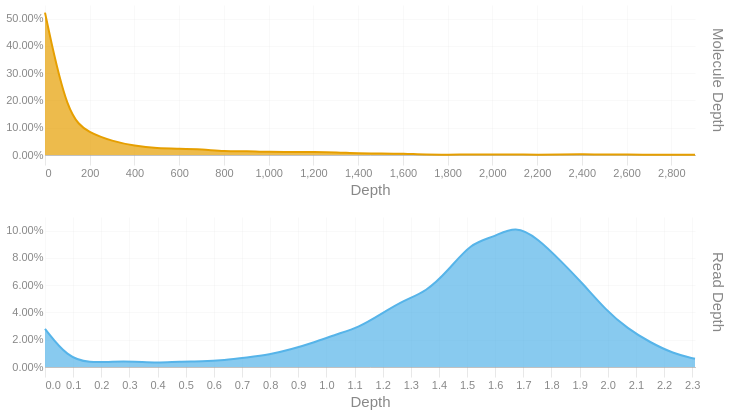

The notebook cell saved with this chart:
### Code cell
readdep = depth_hist(tb['Read Depth'], q99, 3)
readdep = readdep.with_columns(pl.lit('Read Depth').alias('Metric'))
if not SKIPLR:
    moldep = depth_hist(tb['Molecule Depth'], mol_q99, 1)
    moldep = moldep.with_columns(pl.lit('Molecule Depth').alias('Metric'))
    _hist = pl.concat([readdep, moldep])
    _hist = _hist.filter(pl.col('Proportion') != 0)
    with SafeRender(_hist):
        (
            alt.Chart(_hist)        
            .mark_area(interpolate = "basis")
            .encode(
                x=alt.X('Bin:Q').scale(domainMin=0).axis(alt.Axis(title='Depth')),
                y = alt.Y('Proportion:Q', title = None).axis(format = '.2%'),
                color = alt.Color('Metric:N').legend(None),
                row = alt.Row("Metric:N").header(title = None, labelOrient = 'right'),
                tooltip = [
                    alt.Tooltip("Metric:N", title = "Metric"),
                    alt.Tooltip('Interval:N', title = "Depth Interval"),
                    alt.Tooltip('Proportion:Q', title = "% Alignments").format('.2%')
                ]
            )
            .resolve_scale(x='independent', y='independent')
            .properties(
                height = 150, width = 650,
                usermeta={'embedOptions': {'downloadFileName': f'{samplename}.depth.hist'}}
            )
        ).display()
else:
    readdep = readdep.filter(pl.col('Proportion') != 0)
    with SafeRender(readdep):
        (
            alt.Chart(readdep)        
            .mark_area(interpolate = "basis")
            .encode(
                x=alt.X('Bin:Q').scale(domainMin=0).axis(alt.Axis(title='Depth')),
                y = alt.Y('Proportion:Q', title = None).axis(format = '.2%'),
                tooltip = [
                    alt.Tooltip('Interval:N', title = "Depth Interval"),
                    alt.Tooltip('Proportion:Q', title = "% Alignments").format('.2%')
                ]
            )
            .properties(
                usermeta={'embedOptions': {'downloadFileName': f'{samplename}.depth.hist'}}
            )
        ).display()

### Figure 1 — Vega-Lite specification as saved in the notebook (floating-point values rounded to 4 significant figures)
{"width": 650, "height": 150, "config": {"title": {"anchor": "start", "dy": -15, "fontSize": 18, "color": "#888888", "subtitleColor": "#888888", "subtitleFontSize": 14}, "arc": {"fill": "#0072B2"}, "axis": {"domainColor": "#888888", "domainWidth": 0.5, "gridWidth": 0.2, "grid": false, "titleFontWeight": 400, "titleFontSize": 15, "labelFontSize": 11, "labelColor": "#888888", "tickColor": "#888888", "tickWidth": 0.2, "titleColor": "#888888"}, "axisBand": {"grid": false}, "axisX": {"grid": true, "tickSize": 10, "domainCap": "round"}, "axisY": {"domain": false, "grid": true, "tickSize": 0, "domainCap": "round"}, "background": "transparent", "header": {"labelFontSize": 15, "labelColor": "#888888", "titleFontSize": 15, "titleFontWeight": 600, "titleColor": "#888888"}, "legend": {"labelFont": "sans-serif", "labelFontSize": 12, "labelColor": "#888888", "symbolSize": 100, "symbolType": "circle", "titleFontSize": 12, "titlePadding": 10, "titleColor": "#888888", "title": null}, "range": {"category": ["#E69F00", "#56B4E9", "#009E73", "#F0E442", "#0072B2", "#D55E00", "#CC79A7", "#000000"], "diverging": ["#cfe8f3", "#a2d4ec", "#73bfe2", "#46abdb", "#1696d2", "#12719e"]}, "area": {"fill": "#0072B2", "fillOpacity": 0.7, "line": true, "strokeOpacity": 0.7}, "line": {"color": "#0072B2", "stroke": "#0072B2", "strokeWidth": 2}, "trail": {"color": "#0072B2", "stroke": "#0072B2", "strokeWidth": 0, "size": 1}, "point": {"filled": true, "fillOpacity": 1.0, "size": 95}, "text": {"color": "#888888", "fontSize": 11, "align": "right", "fontWeight": 400, "size": 11}, "bar": {"fill": "#0072B2", "stroke": null}, "view": {"stroke": null, "continuousWidth": 660, "continuousHeight": 400}}, "data": {"name": "data-35c11c8d0b36292557b7c6c2eed50a53"}, "mark": {"type": "area", "interpolate": "basis"}, "encoding": {"color": {"field": "Metric", "legend": null, "type": "nominal"}, "row": {"field": "Metric", "header": {"title": null, "labelOrient": "right"}, "type": "nominal"}, "tooltip": [{"field": "Metric", "title": "Metric", "type": "nominal"}, {"field": "Interval", "title": "Depth Interval", "type": "nominal"}, {"field": "Proportion", "format": ".2%", "title": "% Alignments", "type": "quantitative"}], "x": {"axis": {"title": "Depth"}, "field": "Bin", "scale": {"domainMin": 0}, "type": "quantitative"}, "y": {"axis": {"format": ".2%"}, "field": "Proportion", "title": null, "type": "quantitative"}}, "resolve": {"scale": {"x": "independent", "y": "independent"}}, "usermeta": {"embedOptions": {"downloadFileName": "S1_Tusket_002.depth.hist"}}, "$schema": "https://vega.github.io/schema/vega-lite/v6.1.0.json", "datasets": {"data-35c11c8d0b36292557b7c6c2eed50a53": [{"Bin": 0.0, "Interval": "0.0-0.08", "Proportion": 0.028, "Metric": "Read Depth"}, {"Bin": 0.08, "Interval": "0.08-0.159", "Proportion": 0.007, "Metric": "Read Depth"}, {"Bin": 0.159, "Interval": "0.159-0.239", "Proportion": 0.003, "Metric": "Read Depth"}, {"Bin": 0.239, "Interval": "0.239-0.319", "Proportion": 0.004, "Metric": "Read Depth"}, {"Bin": 0.319, "Interval": "0.319-0.398", "Proportion": 0.004, "Metric": "Read Depth"}, {"Bin": 0.398, "Interval": "0.398-0.478", "Proportion": 0.003, "Metric": "Read Depth"}, {"Bin": 0.478, "Interval": "0.478-0.558", "Proportion": 0.004, "Metric": "Read Depth"}, {"Bin": 0.558, "Interval": "0.558-0.637", "Proportion": 0.004, "Metric": "Read Depth"}, {"Bin": 0.637, "Interval": "0.637-0.717", "Proportion": 0.005, "Metric": "Read Depth"}, {"Bin": 0.717, "Interval": "0.717-0.797", "Proportion": 0.007, "Metric": "Read Depth"}, {"Bin": 0.797, "Interval": "0.797-0.876", "Proportion": 0.009, "Metric": "Read Depth"}, {"Bin": 0.876, "Interval": "0.876-0.956", "Proportion": 0.013, "Metric": "Read Depth"}, {"Bin": 0.956, "Interval": "0.956-1.036", "Proportion": 0.018, "Metric": "Read Depth"}, {"Bin": 1.036, "Interval": "1.036-1.115", "Proportion": 0.024, "Metric": "Read Depth"}, {"Bin": 1.115, "Interval": "1.115-1.195", "Proportion": 0.029, "Metric": "Read Depth"}, {"Bin": 1.195, "Interval": "1.195-1.275", "Proportion": 0.039, "Metric": "Read Depth"}, {"Bin": 1.275, "Interval": "1.275-1.354", "Proportion": 0.049, "Metric": "Read Depth"}, {"Bin": 1.354, "Interval": "1.354-1.434", "Proportion": 0.055, "Metric": "Read Depth"}, {"Bin": 1.434, "Interval": "1.434-1.514", "Proportion": 0.071, "Metric": "Read Depth"}, {"Bin": 1.514, "Interval": "1.514-1.593", "Proportion": 0.091, "Metric": "Read Depth"}, {"Bin": 1.593, "Interval": "1.593-1.673", "Proportion": 0.095, "Metric": "Read Depth"}, {"Bin": 1.673, "Interval": "1.673-1.753", "Proportion": 0.104, "Metric": "Read Depth"}, {"Bin": 1.753, "Interval": "1.753-1.832", "Proportion": 0.094, "Metric": "Read Depth"}, {"Bin": 1.832, "Interval": "1.832-1.912", "Proportion": 0.078, "Metric": "Read Depth"}, {"Bin": 1.912, "Interval": "1.912-1.992", "Proportion": 0.061, "Metric": "Read Depth"}, {"Bin": 1.992, "Interval": "1.992-2.071", "Proportion": 0.042, "Metric": "Read Depth"}, {"Bin": 2.071, "Interval": "2.071-2.151", "Proportion": 0.028, "Metric": "Read Depth"}, {"Bin": 2.151, "Interval": "2.151-2.231", "Proportion": 0.018, "Metric": "Read Depth"}, {"Bin": 2.231, "Interval": "2.231-2.31", "Proportion": 0.01, "Metric": "Read Depth"}, {"Bin": 2.31, "Interval": "2.31-2.39", "Proportion": 0.006, "Metric": "Read Depth"}, {"Bin": 0.0, "Interval": "0.0-100.2", "Proportion": 0.522, "Metric": "Molecule Depth"}, {"Bin": 100.2, "Interval": "100.2-200.4", "Proportion": 0.138, "Metric": "Molecule Depth"}, {"Bin": 200.4, "Interval": "200.4-300.6", "Proportion": 0.08, "Metric": "Molecule Depth"}, {"Bin": 300.6, "Interval": "300.6-400.8", "Proportion": 0.051, "Metric": "Molecule Depth"}, {"Bin": 400.8, "Interval": "400.8-501.0", "Proportion": 0.033, "Metric": "Molecule Depth"}, {"Bin": 501.0, "Interval": "501.0-601.2", "Proportion": 0.024, "Metric": "Molecule Depth"}, {"Bin": 601.2, "Interval": "601.2-701.4", "Proportion": 0.023, "Metric": "Molecule Depth"}, {"Bin": 701.4, "Interval": "701.4-801.6", "Proportion": 0.021, "Metric": "Molecule Depth"}, {"Bin": 801.6, "Interval": "801.6-901.8", "Proportion": 0.013, "Metric": "Molecule Depth"}, {"Bin": 901.8, "Interval": "901.8-1002.0", "Proportion": 0.014, "Metric": "Molecule Depth"}, {"Bin": 1002.0, "Interval": "1002.0-1102.2", "Proportion": 0.011, "Metric": "Molecule Depth"}, {"Bin": 1102.0, "Interval": "1102.2-1202.4", "Proportion": 0.011, "Metric": "Molecule Depth"}, {"Bin": 1202.0, "Interval": "1202.4-1302.6", "Proportion": 0.011, "Metric": "Molecule Depth"}, {"Bin": 1303.0, "Interval": "1302.6-1402.8", "Proportion": 0.01, "Metric": "Molecule Depth"}, {"Bin": 1403.0, "Interval": "1402.8-1503.0", "Proportion": 0.006, "Metric": "Molecule Depth"}, {"Bin": 1503.0, "Interval": "1503.0-1603.2", "Proportion": 0.006, "Metric": "Molecule Depth"}, {"Bin": 1603.0, "Interval": "1603.2-1703.5", "Proportion": 0.005, "Metric": "Molecule Depth"}, {"Bin": 1704.0, "Interval": "1703.5-1803.7", "Proportion": 0.001, "Metric": "Molecule Depth"}, {"Bin": 1804.0, "Interval": "1803.7-1903.9", "Proportion": 0.001, "Metric": "Molecule Depth"}, {"Bin": 1904.0, "Interval": "1903.9-2004.1", "Proportion": 0.002, "Metric": "Molecule Depth"}, {"Bin": 2004.0, "Interval": "2004.1-2104.3", "Proportion": 0.002, "Metric": "Molecule Depth"}, {"Bin": 2104.0, "Interval": "2104.3-2204.5", "Proportion": 0.002, "Metric": "Molecule Depth"}, {"Bin": 2204.0, "Interval": "2204.5-2304.7", "Proportion": 0.001, "Metric": "Molecule Depth"}, {"Bin": 2305.0, "Interval": "2304.7-2404.9", "Proportion": 0.002, "Metric": "Molecule Depth"}, {"Bin": 2405.0, "Interval": "2404.9-2505.1", "Proportion": 0.003, "Metric": "Molecule Depth"}, {"Bin": 2505.0, "Interval": "2505.1-2605.3", "Proportion": 0.001, "Metric": "Molecule Depth"}, {"Bin": 2605.0, "Interval": "2605.3-2705.5", "Proportion": 0.002, "Metric": "Molecule Depth"}, {"Bin": 2706.0, "Interval": "2705.5-2805.7", "Proportion": 0.001, "Metric": "Molecule Depth"}, {"Bin": 2806.0, "Interval": "2805.7-2905.9", "Proportion": 0.001, "Metric": "Molecule Depth"}, {"Bin": 2906.0, "Interval": "2905.9-3006.09", "Proportion": 0.001, "Metric": "Molecule Depth"}]}}
